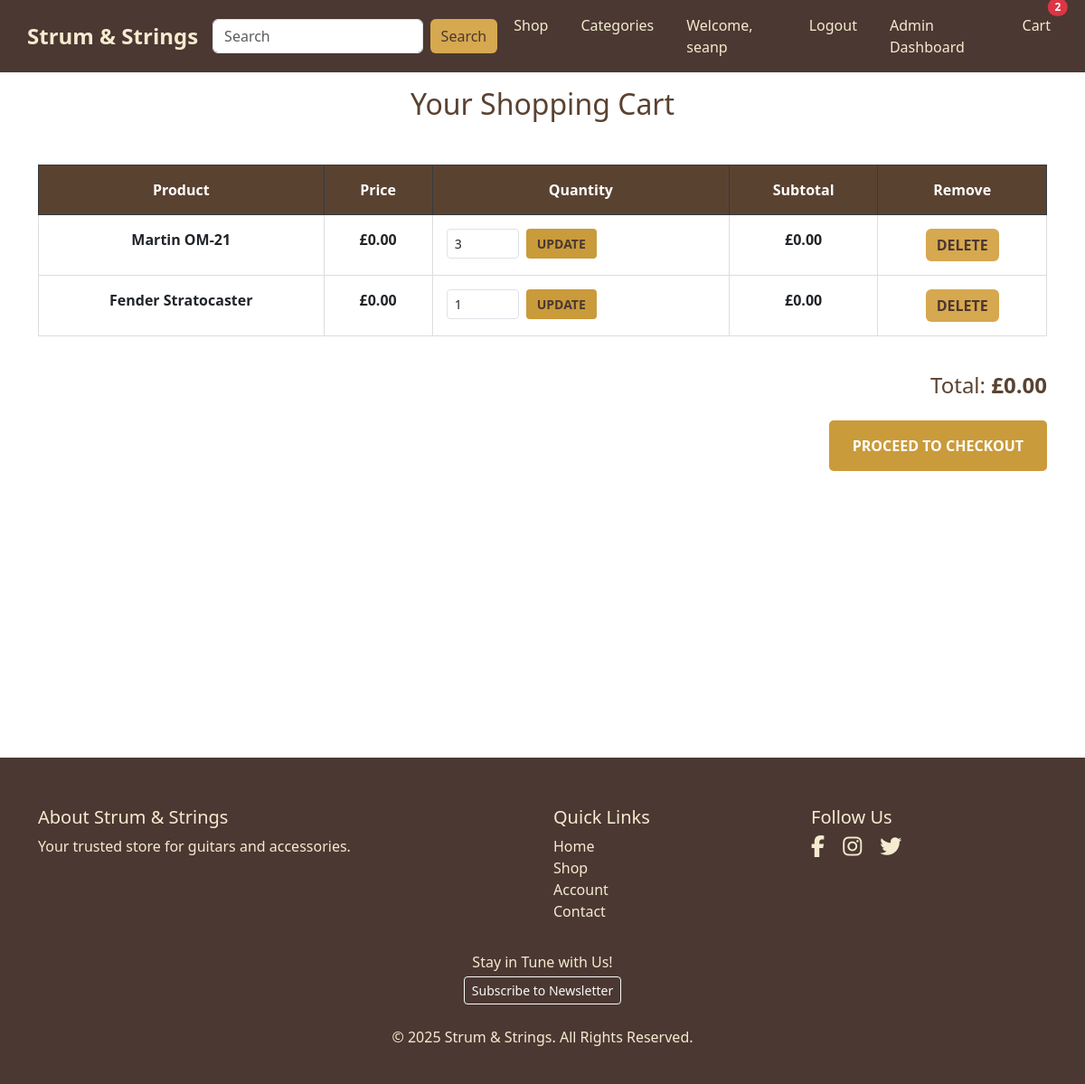
/cart/ (signed in), run on an earlier commit of the app's database.
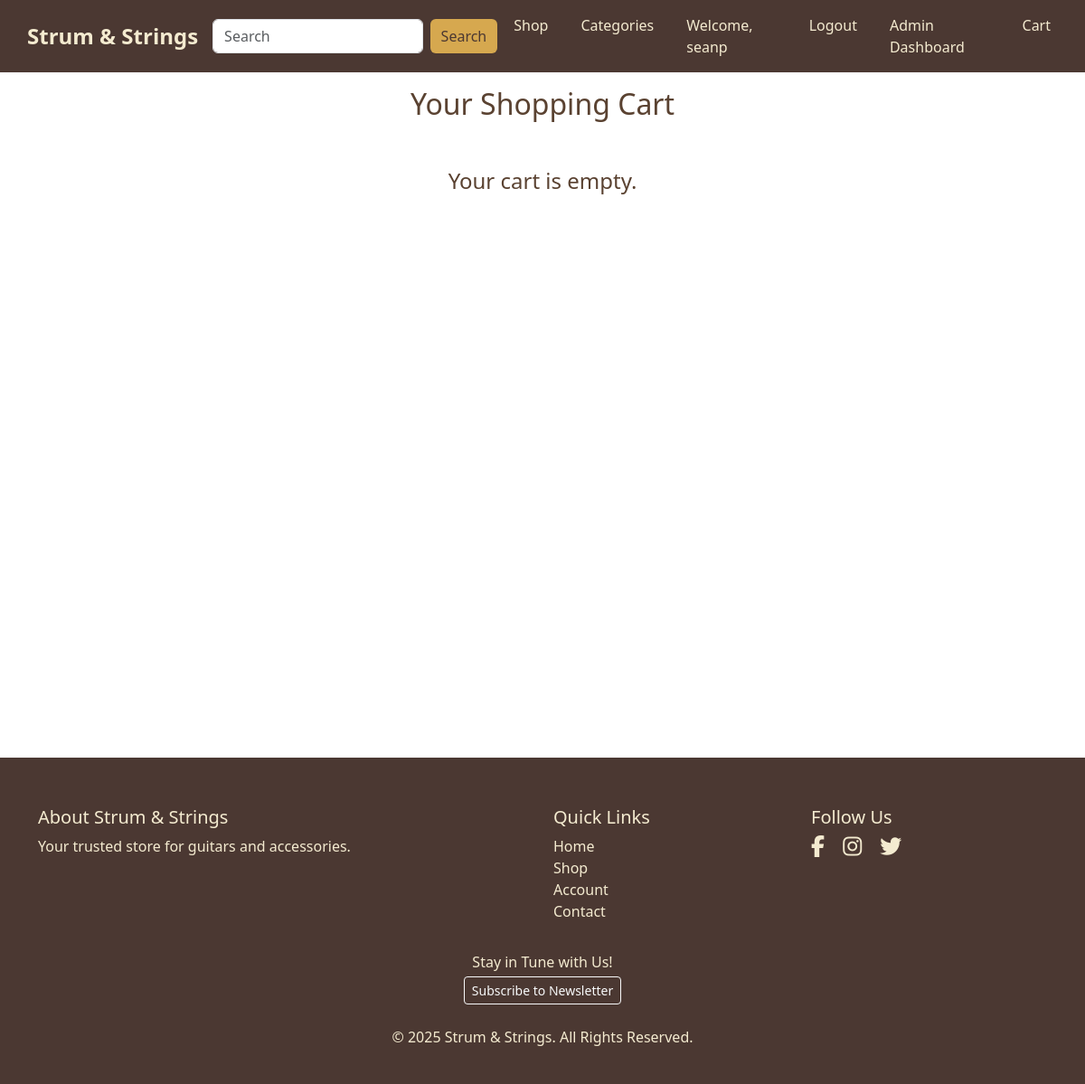
And on a later commit of the database.
### cart/models.py (models this page shows, shortened)
class CartItem(models.Model):
    user = models.ForeignKey(User, on_delete=models.CASCADE)
    product = models.ForeignKey(Product, on_delete=models.CASCADE)
    quantity = models.PositiveIntegerField(default=1)
    added_on = models.DateTimeField(auto_now_add=True)

### products/models.py (models this page shows, shortened)
class Product(models.Model):
    name = models.CharField(max_length=200)
    brand = models.CharField(
        max_length=100,
        help_text="e.g. Gibson, Martin, Yamaha, Fender, etc.",
        default="Unknown",
    )
    category = models.ForeignKey(
        Category,
        on_delete=models.CASCADE,
        related_name='products'
    )
    model = models.CharField(
        max_length=100,
        help_text="e.g. Stratocaster, Les Paul, Dreadnought, etc."
    )
    image = CloudinaryField(
        "image",
        blank=True,
        null=True,
        help_text="Upload product image to Cloudinary."
    )
    short_description = models.TextField(blank=True)
    price = models.DecimalField(
        max_digits=8,
        decimal_places=2,
        default=0.00,
        help_text="Price in GBP (e.g. 499.99)"
    )

### cart/views.py (the view)
# urls.py: path('', views.view_cart, name='view_cart'),
@login_required
def view_cart(request):
    cart_items = CartItem.objects.filter(user=request.user)
    for item in cart_items:
        item.subtotal = item.product.price * item.quantity
    total = sum(item.subtotal for item in cart_items)
    return render(request, 'cart/cart.html', {
        'cart_items': cart_items,
        'total': total,
    })

### cart/context_processors.py (called while the page is built)
def cart_item_count(request):
    if request.user.is_authenticated:
        count = CartItem.objects.filter(user=request.user).count()
    else:
        count = 0
    return {'cart_item_count': count}

### cart/templates/cart/cart.html (shortened to what this page needs)
{% extends 'base.html' %}
{% load static %}
{% block extra_css %} {{ block.super}}
<link rel="stylesheet" href="{% static 'cart/css/cart.css' %}" />
{% endblock %}
{%block main_class %}container py-5 mt-5{% endblock %} {% block content %}
<h2 class="text-center mb-5">Your Shopping Cart</h2>
{% if cart_items %}
<div class="table-responsive">
  <table class="table table-bordered">
    <thead class="table-dark">
      <tr>
        <th scope="col">Product</th>
        <th scope="col">Price</th>
        <th scope="col">Quantity</th>
        <th scope="col">Subtotal</th>
        <th scope="col">Remove</th>
      </tr>
    </thead>
    <tbody>
      {% for item in cart_items %}
      <tr>
        <td class="cart-product-name">{{ item.product.name }}</td>
        <td class="cart-price">£{{ item.product.price }}</td>
        <td>
          <form
            method="POST"
            action="{% url 'cart:update_cart_item' item.id %}"
            class="d-flex quantity-form"
          >
            <input
              type="number"
              name="quantity"
              value="{{ item.quantity }}"
              min="1"
              class="form-control form-control-sm"
              style="width: 80px"
            />
            <button type="submit" class="btn btn-update btn-outline-secondary btn-sm ms-2">
              Update
            </button>
          </form>
        </td>
        <td class="cart-subtotal">£{{ item.subtotal|floatformat:2 }}</td>
        <td>
          <a href="{% url 'cart:delete_cart_item' item.id %}" class="btn btn-danger btn-m">
            Delete
          </a>
        </td>
      </tr>
      {% endfor %}
    </tbody>
  </table>
</div>
<div class="text-end order-summary">
  <h4>Total: <strong>£{{ total|floatformat:2 }}</strong></h4>
  <a href="{% url 'cart:checkout' %}" class="btn btn-lg mt-3 checkout-btn"
    >Proceed to Checkout</a
  >
</div>
{% else %}
<p class="text-center">Your cart is empty.</p>
{% endif %} {% endblock %}

### templates/base.html (shortened to what the changed rows need)
{% load static %}
<!DOCTYPE html>
<html lang="en">
  <head>
    {% block corecss %}
    <link
      rel="stylesheet"
      href="https://cdn.jsdelivr.net/npm/bootstrap@5.3.0/dist/css/bootstrap.min.css"
    />
    <link
      rel="stylesheet"
      href="https://cdnjs.cloudflare.com/ajax/libs/font-awesome/6.4.2/css/all.min.css"
    />
    {% endblock %} {% block extra_css %}
    <link rel="stylesheet" href="{% static 'css/base.css' %}" />
    {% endblock %}
  </head>
  <body>
    <div class="wrapper d-flex flex-column">
      <header class="fixed-top">
        <nav class="navbar navbar-expand-lg navbar-dark container-fluid">
          <div class="collapse navbar-collapse" id="navbarNav">
            <ul
              class="navbar-nav ms-auto list-inline list-unstyled"
              id="nav-links-one"
            >
              <li class="nav-item">
                <a
                  class="nav-link position-relative"
                  href="{% url 'cart:view_cart' %}"
                >
                  Cart {% if cart_item_count > 0 %}
                  <span
                    class="position-absolute top-0 start-100 translate-middle badge rounded-pill bg-danger"
                  >
                    {{ cart_item_count }}
                  </span>
                  {% endif %}
                </a>
              </li>
            </ul>
          </div>
        </nav>
      </header>
      <main class="{% block main_class %}flex-grow-1{% endblock %}">
        {% block content %}{% endblock %}
      </main>
    </div>
  </body>
</html>

What changed in the data, as far as the page shows it:
removed CartItem: product.name "Martin OM-21", product.price "0.00", quantity "3", subtotal "0.00"
removed CartItem: product.name "Fender Stratocaster", product.price "0.00", quantity "1", subtotal "0.00"
Also different on the page:
{{ cart_item_count }}: "2" → (not shown)
{{ total|floatformat:2 }}: "0.00" → (not shown)
text no longer shown: "Product Price Quantity Subtotal Remove Total: £ PROCEED TO CHECKOUT"
text now shown: "Your cart is empty."
